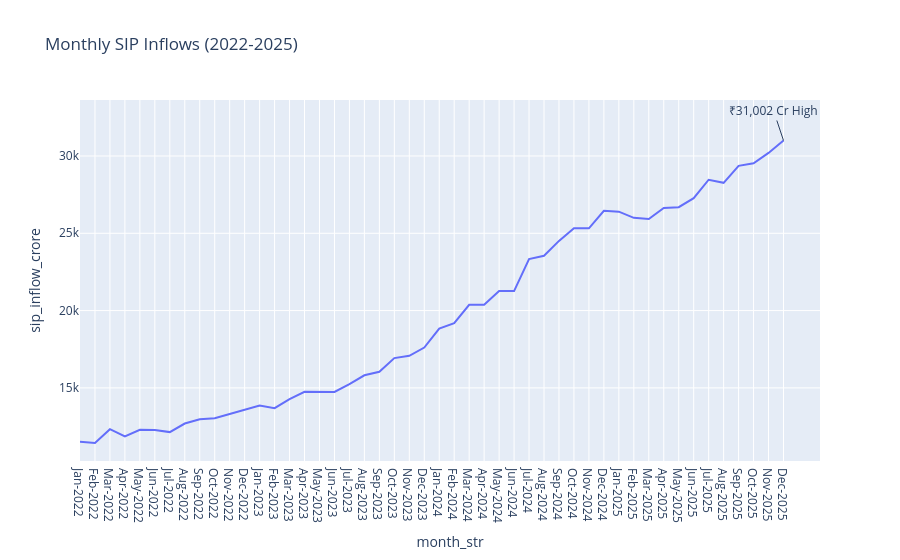

The notebook cell this image was saved under:
### Markdown cell above
### AUM Growth Insight 

SBI Mutual Fund maintained market leadership with AUM exceeding ₹12.5 lakh crore, significantly outperforming other fund houses.

### Code cell
sip["month"] = pd.to_datetime(
    sip["month"]
)

sip["month_str"] = (
    sip["month"]
    .dt.strftime("%b-%Y")
)

max_index = sip["sip_inflow_crore"].idxmax()

max_month = sip.loc[
    max_index,
    "month_str"
]

max_value = sip.loc[
    max_index,
    "sip_inflow_crore"
]

fig = px.line(
    sip,
    x="month_str",
    y="sip_inflow_crore",
    title="Monthly SIP Inflows (2022-2025)"
)

fig.add_annotation(
    x=max_month,
    y=max_value,
    text="₹31,002 Cr High",
    showarrow=True
)

fig.show()

fig.write_image(
    "../reports/sip_trend.png"
)

### Figure 1 — Plotly figure (JSON) as saved in the notebook; plotly's stock layout.template omitted (floating-point values rounded to 4 significant figures)
{"data": [{"hovertemplate": "month_str=%{x}<br>sip_inflow_crore=%{y}<extra></extra>", "legendgroup": "", "line": {"color": "#636efa", "dash": "solid"}, "marker": {"symbol": "circle"}, "mode": "lines", "name": "", "orientation": "v", "showlegend": false, "type": "scatter", "x": ["Jan-2022", "Feb-2022", "Mar-2022", "Apr-2022", "May-2022", "Jun-2022", "Jul-2022", "Aug-2022", "Sep-2022", "Oct-2022", "Nov-2022", "Dec-2022", "Jan-2023", "Feb-2023", "Mar-2023", "Apr-2023", "May-2023", "Jun-2023", "Jul-2023", "Aug-2023", "Sep-2023", "Oct-2023", "Nov-2023", "Dec-2023", "Jan-2024", "Feb-2024", "Mar-2024", "Apr-2024", "May-2024", "Jun-2024", "Jul-2024", "Aug-2024", "Sep-2024", "Oct-2024", "Nov-2024", "Dec-2024", "Jan-2025", "Feb-2025", "Mar-2025", "Apr-2025", "May-2025", "Jun-2025", "Jul-2025", "Aug-2025", "Sep-2025", "Oct-2025", "Nov-2025", "Dec-2025"], "xaxis": "x", "y": [11517, 11438, 12328, 11863, 12286, 12276, 12140, 12694, 12976, 13040, 13306, 13573, 13856, 13687, 14276, 14749, 14749, 14734, 15245, 15814, 16042, 16928, 17073, 17610, 18838, 19187, 20371, 20371, 21262, 21262, 23332, 23547, 24509, 25323, 25320, 26459, 26400, 25999, 25926, 26632, 26688, 27274, 28464, 28265, 29361, 29529, 30200, 31002], "yaxis": "y"}], "layout": {"annotations": [{"showarrow": true, "text": "₹31,002 Cr High", "x": "Dec-2025", "y": 31002}], "legend": {"tracegroupgap": 0}, "title": {"text": "Monthly SIP Inflows (2022-2025)"}, "xaxis": {"anchor": "y", "domain": [0, 1], "title": {"text": "month_str"}}, "yaxis": {"anchor": "x", "domain": [0, 1], "title": {"text": "sip_inflow_crore"}}}}
